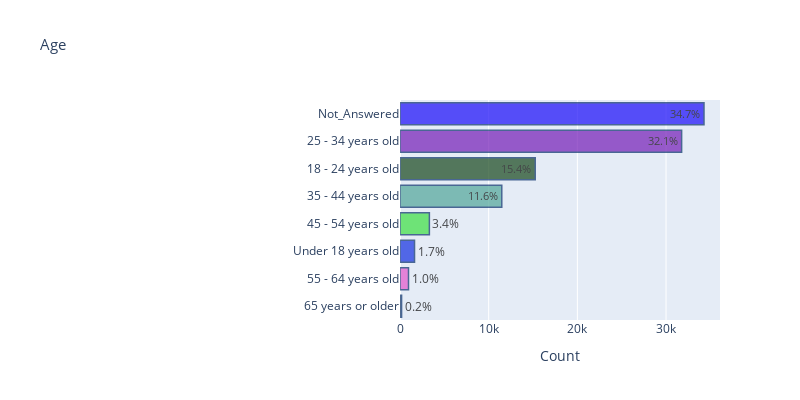

The code cell stored with this chart in its notebook:
### Markdown cell above
#### Age

### Code cell
bar_horizontal_plot(choice_type='multiple', question='Age', width=800, height=400, left=400)

### Figure 1 — Plotly figure (JSON) as saved in the notebook; plotly's stock layout.template omitted (floating-point values rounded to 4 significant figures)
{"data": [{"marker": {"color": ["#242D1B", "#E356CC", "#1330E1", "#3CE042", "#50A699", "#16471B", "#741CB7", "#190AF9", "#747C97", "#DC9635", "#F5389F", "#1D7DFE", "#98A40C", "#90AB65", "#CC6FB0", "#83E432", "#06F111", "#175A17", "#C8F7A9", "#6E561E", "#C23012", "#87ED62", "#E21515", "#5F56AF", "#1A4B8B", "#F7C803", "#129A4B", "#45039B", "#6AD367", "#DD6A2A"], "line": {"color": "rgb(8,48,107)", "width": 1.5}}, "opacity": 0.7, "orientation": "h", "text": ["0.2%", "1.0%", "1.7%", "3.4%", "11.6%", "15.4%", "32.1%", "34.7%"], "textfont": {"color": "rgb(0, 0, 0)", "size": 12}, "textposition": "auto", "type": "bar", "x": [179, 959, 1638, 3313, 11477, 15249, 31759, 34281], "y": ["65 years or older", "55 - 64 years old", "Under 18 years old", "45 - 54 years old", "35 - 44 years old", "18 - 24 years old", "25 - 34 years old", "Not_Answered"]}], "layout": {"height": 400, "margin": {"l": 400}, "title": {"font": {"size": 15}, "text": "Age"}, "width": 800, "xaxis": {"tickfont": {"size": 12}, "title": {"text": "Count"}}, "yaxis": {"tickfont": {"size": 12}}}}
